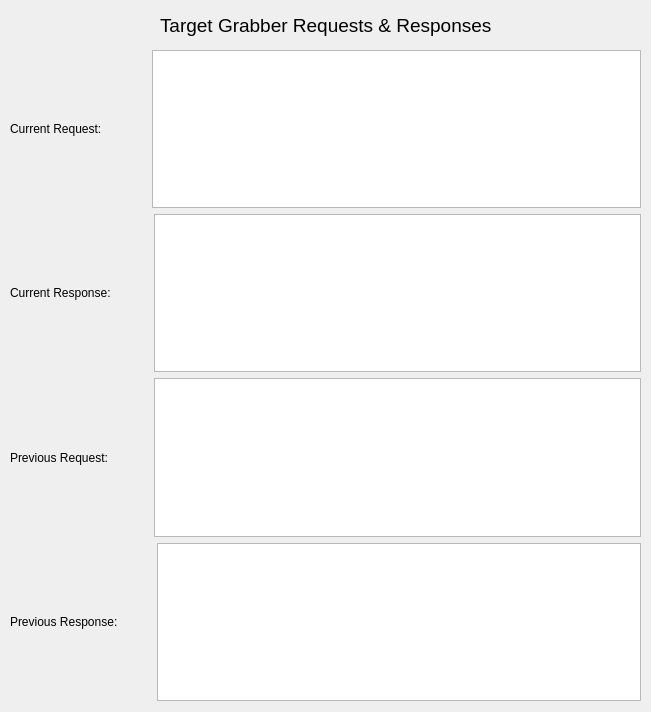
<?xml version="1.0" encoding="UTF-8"?>
<ui version="4.0">
 <class>tg_req_respForm</class>
 <widget class="QWidget" name="tg_req_respForm">
  <property name="geometry">
   <rect>
    <x>0</x>
    <y>0</y>
    <width>651</width>
    <height>712</height>
   </rect>
  </property>
  <property name="windowTitle">
   <string>Form</string>
  </property>
  <widget class="QWidget" name="layoutWidget">
   <property name="geometry">
    <rect>
     <x>10</x>
     <y>50</y>
     <width>631</width>
     <height>651</height>
    </rect>
   </property>
   <layout class="QVBoxLayout" name="verticalLayout">
    <item>
     <layout class="QHBoxLayout" name="horizontalLayout_4">
      <item>
       <widget class="QLabel" name="curReqlabel">
        <property name="text">
         <string>Current Request:</string>
        </property>
       </widget>
      </item>
      <item>
       <spacer name="horizontalSpacer">
        <property name="orientation">
         <enum>Qt::Horizontal</enum>
        </property>
        <property name="sizeType">
         <enum>QSizePolicy::Fixed</enum>
        </property>
        <property name="sizeHint" stdset="0">
         <size>
          <width>44</width>
          <height>20</height>
         </size>
        </property>
       </spacer>
      </item>
      <item>
       <widget class="QPlainTextEdit" name="tgcurReqPlainTextEdit"/>
      </item>
     </layout>
    </item>
    <item>
     <layout class="QHBoxLayout" name="horizontalLayout_3">
      <item>
       <widget class="QLabel" name="curResplabel">
        <property name="text">
         <string>Current Response:</string>
        </property>
       </widget>
      </item>
      <item>
       <spacer name="horizontalSpacer_2">
        <property name="orientation">
         <enum>Qt::Horizontal</enum>
        </property>
        <property name="sizeType">
         <enum>QSizePolicy::Fixed</enum>
        </property>
        <property name="sizeHint" stdset="0">
         <size>
          <width>37</width>
          <height>20</height>
         </size>
        </property>
       </spacer>
      </item>
      <item>
       <widget class="QPlainTextEdit" name="tgcurRespPlainTextEdit"/>
      </item>
     </layout>
    </item>
    <item>
     <layout class="QHBoxLayout" name="horizontalLayout_2">
      <item>
       <widget class="QLabel" name="prevReqlabel">
        <property name="text">
         <string>Previous Request:</string>
        </property>
       </widget>
      </item>
      <item>
       <spacer name="horizontalSpacer_3">
        <property name="orientation">
         <enum>Qt::Horizontal</enum>
        </property>
        <property name="sizeType">
         <enum>QSizePolicy::Fixed</enum>
        </property>
        <property name="sizeHint" stdset="0">
         <size>
          <width>40</width>
          <height>20</height>
         </size>
        </property>
       </spacer>
      </item>
      <item>
       <widget class="QPlainTextEdit" name="tgprevReqPlainTextEdit"/>
      </item>
     </layout>
    </item>
    <item>
     <layout class="QHBoxLayout" name="horizontalLayout">
      <item>
       <widget class="QLabel" name="prevResplabel">
        <property name="text">
         <string>Previous Response:</string>
        </property>
       </widget>
      </item>
      <item>
       <spacer name="horizontalSpacer_4">
        <property name="orientation">
         <enum>Qt::Horizontal</enum>
        </property>
        <property name="sizeType">
         <enum>QSizePolicy::Fixed</enum>
        </property>
        <property name="sizeHint" stdset="0">
         <size>
          <width>33</width>
          <height>20</height>
         </size>
        </property>
       </spacer>
      </item>
      <item>
       <widget class="QPlainTextEdit" name="tgprevRespPlainTextEdit"/>
      </item>
     </layout>
    </item>
   </layout>
  </widget>
  <widget class="QLabel" name="Titlelabel">
   <property name="geometry">
    <rect>
     <x>160</x>
     <y>10</y>
     <width>341</width>
     <height>31</height>
    </rect>
   </property>
   <property name="font">
    <font>
     <pointsize>14</pointsize>
    </font>
   </property>
   <property name="text">
    <string>Target Grabber Requests &amp; Responses</string>
   </property>
  </widget>
 </widget>
 <resources/>
 <connections/>
</ui>
